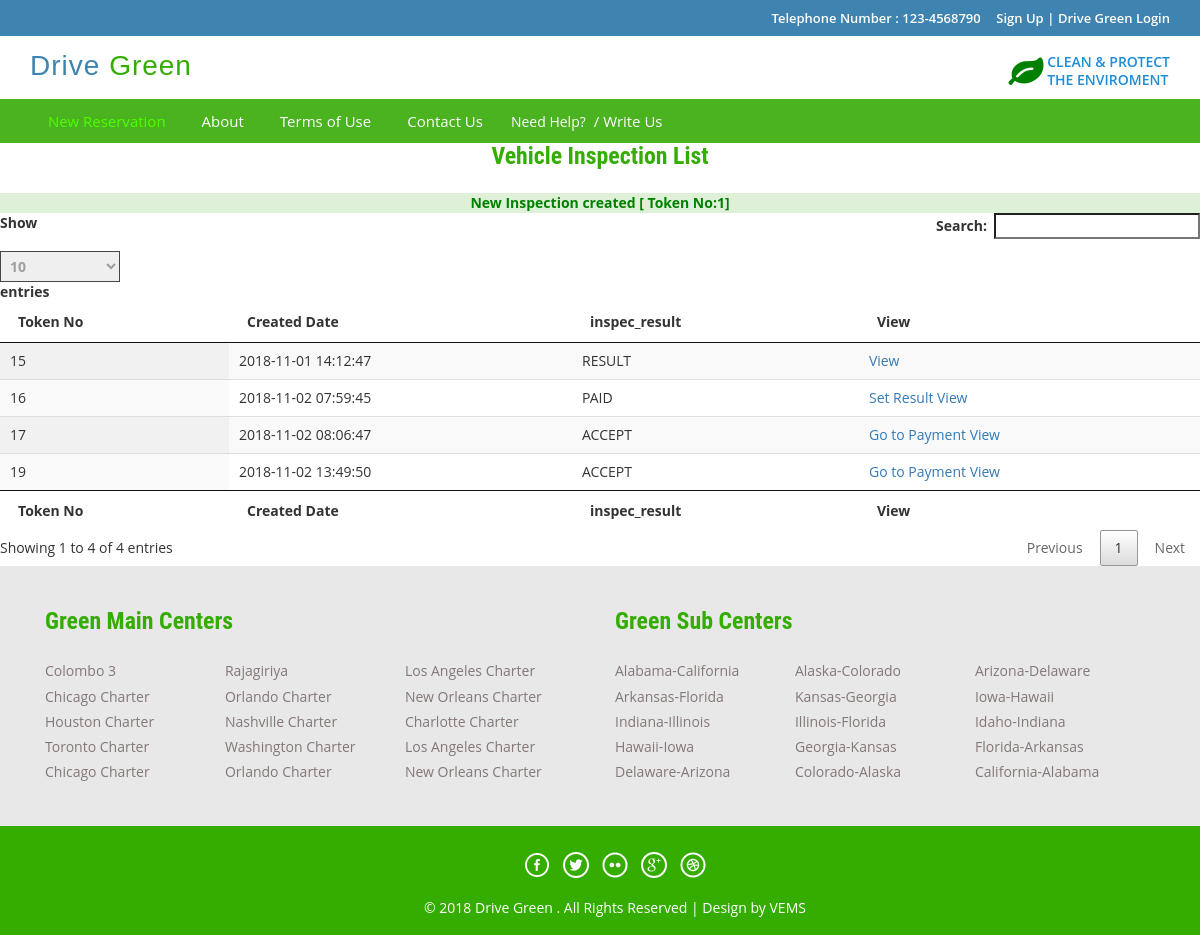
/index.php/inspection_controller/inspection, run on the app's committed database.
### tables this page shows
CREATE TABLE `dg_inspection` (
  `id` int(5) NOT NULL AUTO_INCREMENT,
  `vehicle_id` int(5) DEFAULT NULL,
  `engine_type` varchar(10) DEFAULT NULL,
  `chassis_number` varchar(20) DEFAULT NULL,
  `engine_number` varchar(20) DEFAULT NULL,
  `silencer_leak` varchar(20) DEFAULT NULL,
  `oil_leak` varchar(20) DEFAULT NULL,
  `air_leak` varchar(20) DEFAULT NULL,
  `fuel_tank_cap` varchar(20) DEFAULT NULL,
  `plug_top` varchar(20) DEFAULT NULL,
  `engine_idle_RPM` varchar(20) DEFAULT NULL,
  `abnormal_vibration` varchar(20) DEFAULT NULL,
  `water_leakages` varchar(20) DEFAULT NULL,
  `created_datetime` timestamp NULL DEFAULT CURRENT_TIMESTAMP,
  `created_user` int(5) DEFAULT NULL,
  `inspec_result` varchar(20) DEFAULT NULL,
  `booking_id` int(5) DEFAULT '0',
  `center_id` int(5) DEFAULT NULL,
  PRIMARY KEY (`id`),
  KEY `FK_dg_inspection_engine` (`engine_type`),
  KEY `FK_dg_inspection_user` (`created_user`),
  KEY `FK_dg_inspection_booking` (`booking_id`),
  CONSTRAINT `FK_dg_inspection_booking` FOREIGN KEY (`booking_id`) REFERENCES `dg_booking` (`id`),
  CONSTRAINT `FK_dg_inspection_engine` FOREIGN KEY (`engine_type`) REFERENCES `dg_engine` (`engine_type`),
  CONSTRAINT `FK_dg_inspection_user` FOREIGN KEY (`created_user`) REFERENCES `dg_user` (`id`)
);

### index.php (called while the page is built, shortened)
<?php
require_once BASEPATH.'core/CodeIgniter.php';

### application/core/my_model.php (called while the page is built, shortened)
<?php
class MY_Model extends CI_Model{
    private function insert(){
        $this->db->insert($this::DB_TABLE,$this);
    }
    public function get($limit=0,$offset = 0) {
        if($limit){
            $query = $this->db->get($this::DB_TABLE,$limit,$offset);
        }else{
            $query = $this->db->get($this::DB_TABLE);
        }
        $ret_val = array();
        foreach ($query->result() as $row) {
            $model = new $class;
            $model->populate($row);
            $ret_val[$row->{$this::DB_TABLE_PK}] = $model;
        }
        return $ret_val;
    }
}

### application/views/staff/operator_list_inspection.php (the view, shortened to what this page needs)
<!DOCTYPE HTML>
<html>
    <head>
    </head>
    <body>
        <div class="top-header">
        </div>
        <div class="header">
        </div>
        <div class="footer-btm wow fadeInLeft animated" data-wow-delay=".5s">
            <div class="container">
                <div class="navigation">
                    <nav class="navbar navbar-default">
                        <div class="collapse navbar-collapse nav-wil" id="bs-example-navbar-collapse-1">
                            <nav class="cl-effect-1">
                            </nav>
                        </div>
                    </nav>
                </div>
            </div>
        </div>
    <center> <h2>Vehicle Inspection List</h2></center>
    <div class="row">
        <div class="col-md-12">
            <?php echo $msg; ?>
            <table id="example" class="display" cellspacing="0" width="100%">
                <thead>
                    <tr>
                        <th>Token No</th>
                        <th>Created Date</th>
                        <th>inspec_result</th>
                        <th>View</th>
                    </tr>
                </thead>
                <tfoot>
                    <tr>
                        <th>Token No</th>
                        <th>Created Date</th>
                        <th>inspec_result</th>
                        <th>View</th>
                    </tr>
                </tfoot>
                <tbody>
                    <?php foreach ($inspectionList as $value) { ?>
                        <tr>
                            <td><?= $value->id ?></td>
                            <td><?= $value->created_datetime ?></td>
                            <td><?= $value->inspec_result ?></td>
                            <td>
                                <?php if ($value->inspec_result == 'ACCEPT') { ?>
                                    <a href="<?php echo base_url('Payment_Controller/loadPayment'); ?>/<?= $value->id ?>">Go to Payment</a>
                                <?php } else if ($value->inspec_result == 'PAID' ) { ?>
                                    <a href="<?php echo base_url('Payment_Controller/loadPayment'); ?>/<?= $value->id ?>">Set Result</a>
                                    <?php }  ?>
                                     <a href="<?php echo base_url('Payment_Controller/loadPayment'); ?>/<?= $value->id ?>">View</a>
                                </td>
                            </tr>
                        <?php } ?>
                    </tbody>
                </table>
            </div>
        </div>
        <div class="footer-top">
            <div class="container">
            </div>
        </div>
        <div class="copy-right">
            <div class="container">
        </div>
    </div>
</body>
</html>

### data on the page
dg_inspection: id "15", created_datetime "2018-11-01 14:12:47", inspec_result "RESULT"
dg_inspection: id "16", created_datetime "2018-11-02 07:59:45", inspec_result "PAID"
dg_inspection: id "17", created_datetime "2018-11-02 08:06:47", inspec_result "ACCEPT"
dg_inspection: id "19", created_datetime "2018-11-02 13:49:50", inspec_result "ACCEPT"

### other printed values
$inspection->id "1"
